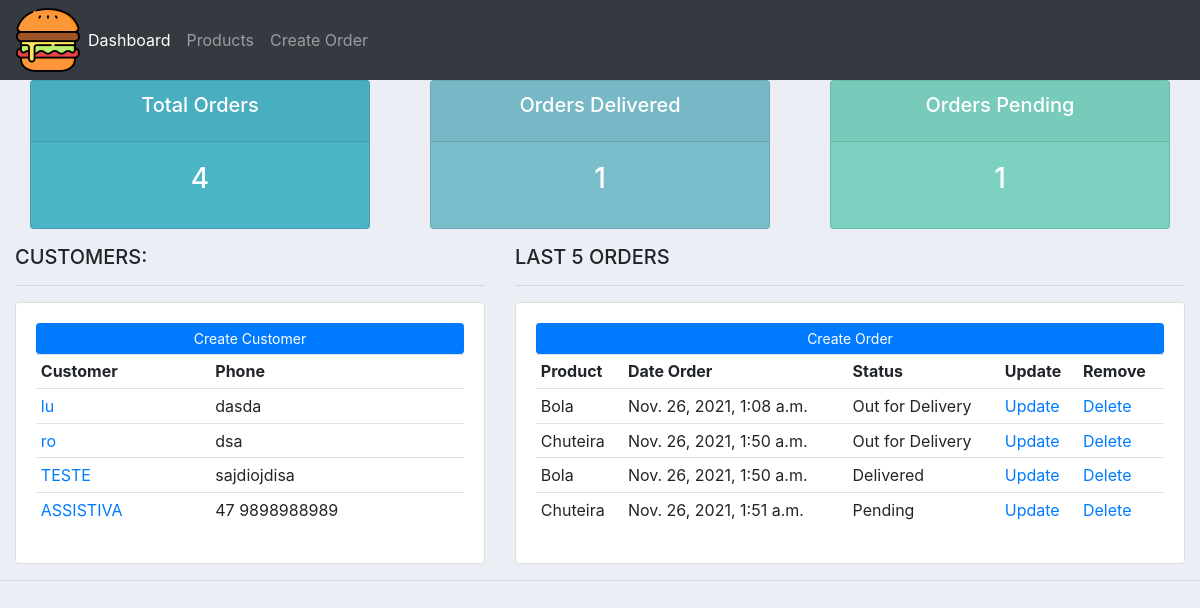
The page / on the database its author committed.
### accounts/models.py (models this page shows, shortened)
class Customer(models.Model):
    name = models.CharField(max_length=200, null = True)
    phone = models.CharField(max_length=200, null = True)
    email = models.CharField(max_length=200, null = True)
    date = models.DateTimeField(auto_now_add=True)

class Order(models.Model):
    STATUS = (
        ('Pending', 'pending'),
        ('Out for Delivery', 'Out for Delivery'),
        ('Delivered', 'Delivered'),
    )
    costumer = models.ForeignKey(Customer, null=True, on_delete= models.SET_NULL)
    product =  models.ForeignKey(Product, null=True, on_delete= models.SET_NULL)
    date_created = models.DateTimeField(auto_now_add=True)
    status = models.CharField(max_length=200, null = True, choices = STATUS)

class Product(models.Model):
    CATEGORY = (
        ('Indoor', 'Indoor'),
        ('Out Door', 'Out Door'),
    )
    name = models.CharField(max_length=200, null = True)
    price =models.FloatField(null = True)
    category = models.CharField(max_length=200, null = True, choices = CATEGORY)
    description = models.CharField(max_length=200, null = True)
    date_created = models.DateTimeField(auto_now_add=True)
    tags = models.ManyToManyField(Tag)
    def __str__(self) -> str:
        return self.name

### accounts/views.py (the view)
# urls.py: 2. Add a URL to urlpatterns:  path('', views.home, name='home')
def home(request):
    customers = Customer.objects.all()
    orders = Order.objects.all()
    total_customers = customers.count()
    total_orders = orders.count()
    delivered = orders.filter(status = 'Delivered').count()
    pending = orders.filter(status = 'Pending').count()
    context = {'orders':orders, 'customers':customers,'total_customers':total_customers,
    'total_orders':total_orders,'delivered':delivered, 'pending':pending }
    return render(request, "accounts/dashboard.html", context)

### accounts/templates/accounts/dashboard.html
{% extends 'accounts/main.html' %}
{%block content%}
{%  include 'accounts/status.html' %}
<div class="row">
	<div class="col-md-5">
		<h5>CUSTOMERS:</h5>
		<hr>
		<div class="card card-body">
			<a class="btn btn-primary  btn-sm btn-block" href="{%url 'create_customer'%}">Create Customer</a>
			<table class="table table-sm">
				<tr>
					<th>Customer</th>
					<th>Phone</th>
				</tr>
						{%for i in customers%}
							<tr>
								<td><a href = "{%url 'customer' i.id%}">{{i.name}}</a></td>
								<td>{{i.phone}}</td>
							</tr>
						{% endfor %}
			</table>
		</div>
	</div>
	<div class="col-md-7">
		<h5>LAST 5 ORDERS</h5>
		<hr>
		<div class="card card-body">
			<a class="btn btn-primary  btn-sm btn-block" href="{% url 'create_order'%}">Create Order</a>
			<table class="table table-sm">
				<tr>
					<th>Product</th>
					<th>Date Order</th>
					<th>Status</th>
					<th>Update</th>
					<th>Remove</th>
				</tr>
				{%for order in orders%}
							<tr>
								<td>{{order.product}}</td>
								<td>{{order.date_created}}</td>
								<td>{{order.status}}</td>
								<td> <a href="{%url 'update_order' order.id%}">Update</a> </td>
								<td> <a href="{%url 'delete_order' order.id%}">Delete</a> </td>
							</tr>
						{% endfor %}
			</table>
		</div>
	</div>
</div>
{% endblock %}

### accounts/templates/accounts/main.html (shortened to what this page needs)
{%load static%}
<!DOCTYPE html>
<html>
<head>
	<link rel="stylesheet" href="https://stackpath.bootstrapcdn.com/bootstrap/4.3.1/css/bootstrap.min.css">
    <link rel="stylesheet" type="text/css" href="{%static '/css/main.css'%}">
</head>
<body>
	{%  include 'accounts/navbar.html' %}
	<div class="container-fluid">
	{% block content %}
	{% endblock %}
    </div>
	<hr>
</body>
</html>

### accounts/templates/accounts/navbar.html (shortened to what this page needs)
{%load static%}
<nav class="navbar navbar-expand-lg navbar-dark bg-dark" >
  <img src="{%static '/images/burg.png'%}">
  <div class="collapse navbar-collapse" id="navbarNav">
    <ul class="navbar-nav">
      <li class="nav-item active">
        <a class="nav-link" href="{% url 'home'%}">Dashboard</a>
      </li>
      <li class="nav-item">
        <a class="nav-link" href="{%url 'products' %}">Products</a>
      </li>
      <li class="nav-item">
        <a class="nav-link" href="{%url 'create_order' %}">Create Order</a>
      </li>
    </ul>
  </div>
</nav>

### accounts/templates/accounts/status.html
<div class="row">
	<div class="col">
		<div class="col-md">
			<div class="card text-center text-white  mb-3" id="total-orders">
			  	<div class="card-header">
			  		<h5 class="card-title">Total Orders</h5>
			  	</div>
			  	<div class="card-body">
			    	<h3 class="card-title">{{total_orders}}</h3>
			  	</div>
			</div>
		</div>
	</div>
	<div class="col">
		<div class="col-md">
			<div class="card text-center text-white  mb-3" id="orders-delivered">
			  	<div class="card-header">
			  		<h5 class="card-title">Orders Delivered</h5>
			  	</div>
			  	<div class="card-body">
			    	<h3 class="card-title">{{delivered}}</h3>
			  	</div>
			</div>
		</div>
	</div>
	<div class="col">
		<div class="col-md">
			<div class="card text-center text-white  mb-3" id="orders-pending">
			  	<div class="card-header">
			  		<h5 class="card-title">Orders Pending</h5>
			  	</div>
			  	<div class="card-body">
			    	<h3 class="card-title">{{pending}}</h3>
			  	</div>
			</div>
		</div>
	</div>
</div>

### static/CSS/main.css (style rules this page uses)
body { background-color: #ebeff5; }
#total-orders { background-color: #4cb4c7; }
#orders-delivered { background-color: #7abecc; }
#orders-pending { background-color: #7CD1C0; }

### rows shown on the page
Customer: name "lu", phone "dasda"
Customer: name "ro", phone "dsa"
Customer: name "TESTE", phone "sajdiojdisa"
Customer: name "ASSISTIVA", phone "47 9898988989"
Order: product "Bola", date_created "Nov. 26, 2021, 1:08 a.m.", status "Out for Delivery"
Order: product "Chuteira", date_created "Nov. 26, 2021, 1:50 a.m.", status "Out for Delivery"
Order: product "Bola", date_created "Nov. 26, 2021, 1:50 a.m.", status "Delivered"
Order: product "Chuteira", date_created "Nov. 26, 2021, 1:51 a.m.", status "Pending"

### other values the page prints
{{ total_orders }} "4"
{{ delivered }} "1"
{{ pending }} "1"
